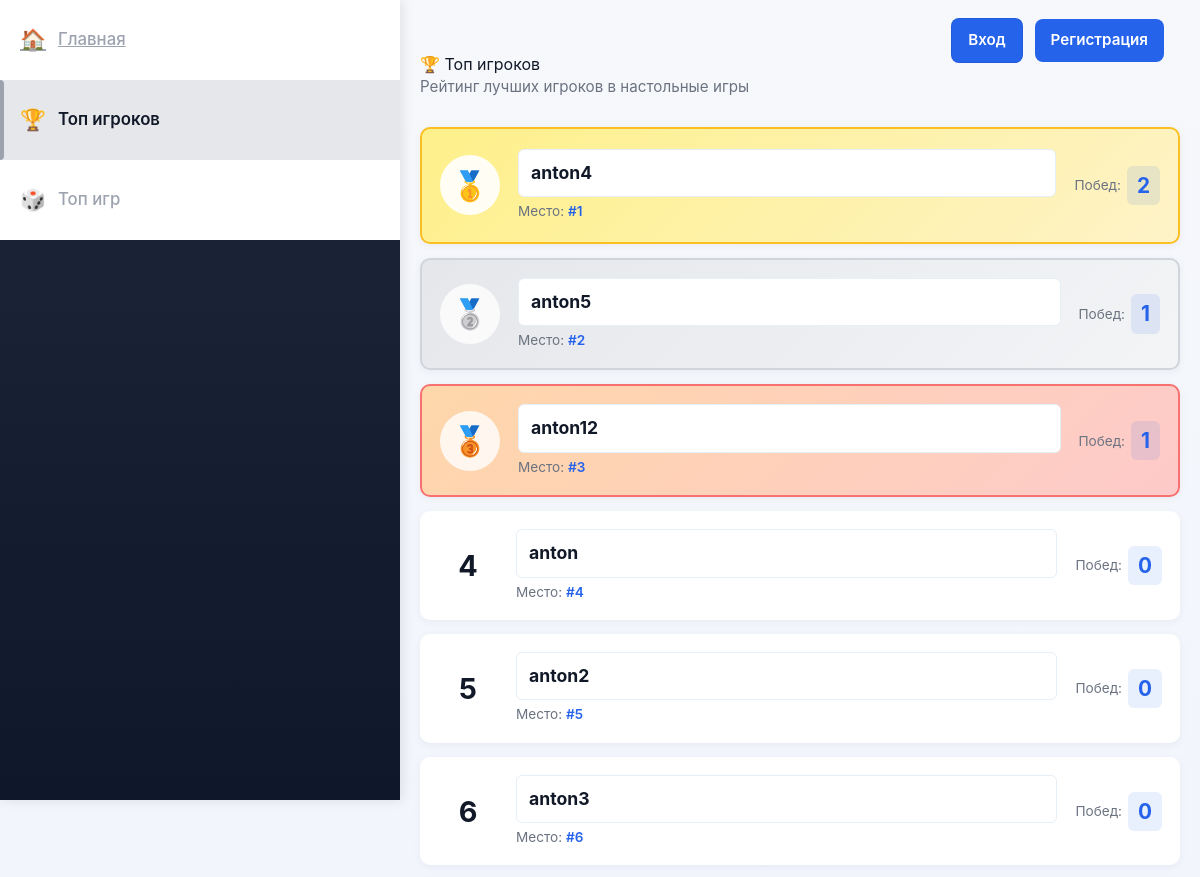
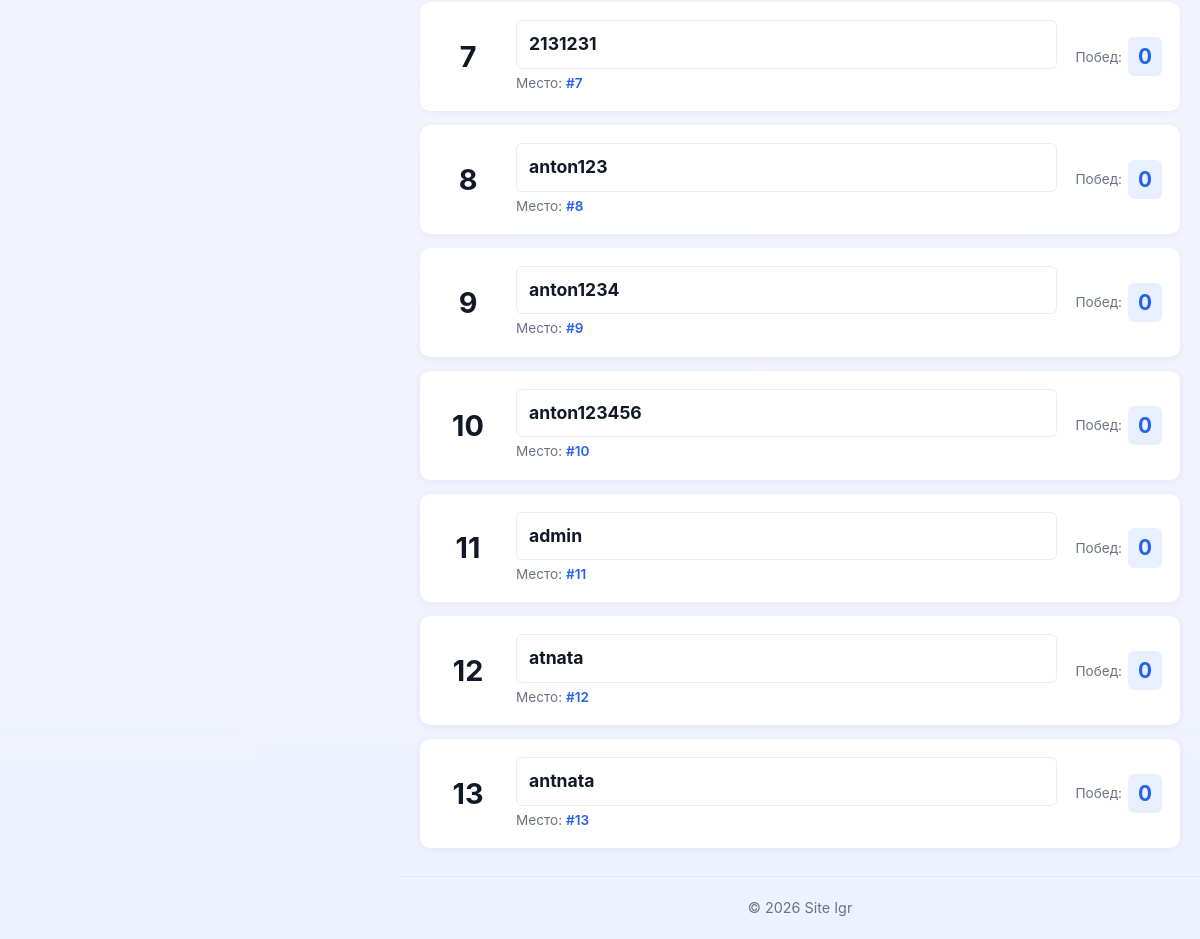
The page /top-igrokov/ on the database its author committed (2 pictures, top to bottom).
### account/models.py (models this page shows)
class User(AbstractUser):
    wins = models.IntegerField(default=0)
    games_played = models.IntegerField(default=0)

### main/views.py (the view)
# urls.py: path("top-igrokov/", top_igrokov, name="top_igrokov"),
def top_igrokov(request):
    players = User.objects.all().order_by('-wins')
    ranked_players = []
    for i, player in enumerate(players, start=1):
        player.rank = i
        ranked_players.append(player)
    return render(request, "main/top_igrokov.html", {"players": ranked_players})

### main/templates/main/top_igrokov.html (shortened to what this page needs)
{% extends "main/base.html" %}
{% block content %}
<h1>🏆 Топ игроков</h1>
<p class="subtitle">Рейтинг лучших игроков в настольные игры</p>
<div class="leaderboard">
  {% for player in players %}
  <a href="{% url 'player_detail' player.id %}">
  <div class="rank-item rank-{{ player.rank }}">
    <div class="rank-badge">{% if player.rank == 1 %}🥇{% elif player.rank == 2 %}🥈{% elif player.rank == 3 %}🥉{% else %}{{ player.rank }}{% endif %}</div>
    <div class="player-info">
      <h3 class="player-name">{{ player.username }}</h3>
      <p class="player-position">Место: <span class="position-number">#{{ player.rank }}</span></p>
    </div>
    <div class="player-stats">
      <div class="stat-item">
        <span class="stat-label">Побед:</span>
        <span class="stat-value wins-count">{{ player.wins }}</span>
      </div>
    </div>
  </div>
  {% empty %}
  <div class="card" style="text-align:center; padding:40px;">
    <p>Данные об игроках еще не добавлены</p>
  </div>
</a>
  {% endfor %}
</div>
{% endblock %}

### main/static/main/style.css (style rules this page uses)
:root { --bg: #f6f8fb; --card: #ffffff; --accent: #2563eb; --muted: #6b7280; --radius: 10px; --max-width: 1000px; --sidebar-width: 400px; }
* { box-sizing: border-box; }
html,body { height:100%; }
body { margin: 0; font-family: Inter, system-ui, -apple-system, "Segoe UI", Roboto, "Helvetica Neue", Arial; background: linear-gradient(180deg, var(--bg), #eef2ff); color: #111827; -webkit-font-smoothing:antialiased; -moz-osx-font-smoothing:grayscale; line-height:1.5; display: flex; }
h1 { margin: 0 0 12px 0; font-size: clamp(1.4rem, 2.4vw, 2rem); }
p { color: var(--muted); margin:0 0 12px 0; }
.subtitle { font-size: 0.95rem; margin-bottom: 28px; }
.leaderboard { display: flex; flex-direction: column; gap: 14px; }
.leaderboard a { text-decoration: none; color: inherit; }
.rank-item { display: grid; grid-template-columns: 60px 1fr auto; gap: 18px; align-items: center; background: var(--card); padding: 18px; border-radius: var(--radius); box-shadow: 0 2px 8px rgba(15,23,42,0.05); transition: transform 0.2s, box-shadow 0.2s; }
.rank-item.rank-1 { background: linear-gradient(135deg, #fef08a 0%, #fef3c7 100%); border: 2px solid #fbbf24; padding: 20px 18px; }
.rank-item.rank-2 { background: linear-gradient(135deg, #e5e7eb 0%, #f3f4f6 100%); border: 2px solid #d1d5db; }
.rank-item.rank-3 { background: linear-gradient(135deg, #fed7aa 0%, #fecaca 100%); border: 2px solid #f87171; }
.rank-badge { display: flex; align-items: center; justify-content: center; font-size: 1.8rem; font-weight: 700; width: 60px; height: 60px; background: rgba(255,255,255,0.7); border-radius: 50%; min-width: 60px; }
.rank-item.rank-1 .rank-badge { background: rgba(255,255,255,0.9); }
.rank-item.rank-2 .rank-badge { background: rgba(255,255,255,0.8); }
.rank-item.rank-3 .rank-badge { background: rgba(255,255,255,0.8); }
.player-info { text-align: left; }
.player-name { margin: 0 0 4px 0; font-size: 1.1rem; font-weight: 700; }
.player-position { margin: 0; font-size: 0.85rem; color: var(--muted); }
.position-number { font-weight: 600; color: var(--accent); }
.player-stats { display: flex; gap: 12px; align-items: center; justify-content: flex-end; }
.stat-item { display: flex; gap: 6px; align-items: center; }
.stat-label { font-size: 0.85rem; color: var(--muted); }
.stat-value { font-size: 1.3rem; font-weight: 700; color: var(--accent); }
.wins-count { background: rgba(37, 99, 235, 0.1); padding: 4px 10px; border-radius: 6px; }
.player-name { display: block; width: 100%; padding: 10px 12px; border-radius: 6px; border: 1px solid #e6eef6; background: #fff; transition: background 0.15s ease, color 0.15s ease, box-shadow 0.12s ease; color: inherit; }

### rows shown on the page
User: username "anton4", rank "1", wins "2"
User: username "anton5", rank "2", wins "1"
User: username "anton12", rank "3", wins "1"
User: rank "4", username "anton", wins "0"
User: rank "5", username "anton2", wins "0"
User: rank "6", username "anton3", wins "0"
User: rank "7", username "2131231", wins "0"
User: rank "8", username "anton123", wins "0"
User: rank "9", username "anton1234", wins "0"
User: rank "10", username "anton123456", wins "0"
User: rank "11", username "admin", wins "0"
User: rank "12", username "atnata", wins "0"
User: rank "13", username "antnata", wins "0"
